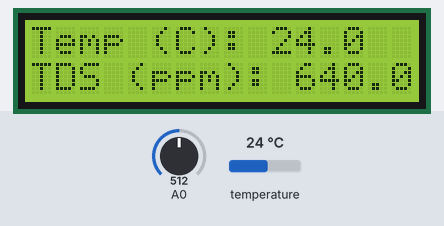
Recording of a sketch running on a simulated Arduino Uno, built with avr-gcc and run on an emulated ATmega328P. Shown: 16×2 character LCD. The inputs (shaded band) are chosen by the test bench; at power-on: temperature 24 °C, A0 = 512. What the sketch prints to the serial monitor is not drawn.

Above: at 3.3 s.
3.4 s: temperature set to 12 °C
At 5.0 s:
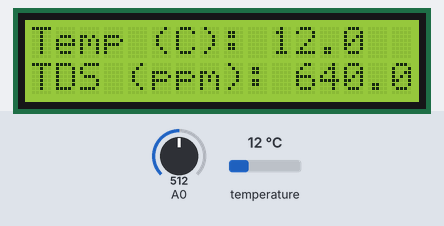
6.2 s: A0 set to 716
At 7.5 s:
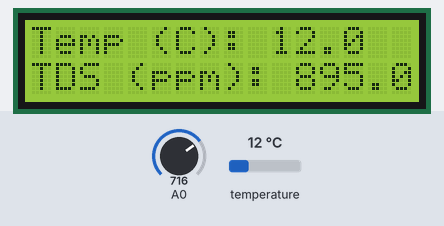
8.7 s: temperature set to 19 °C
At 11.2 s:
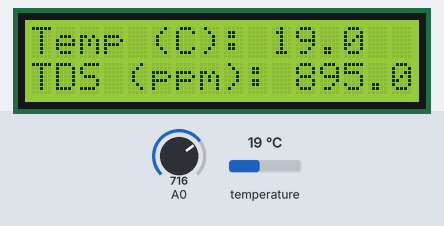
11.6 s: A0 set to 900
At 12.6 s:
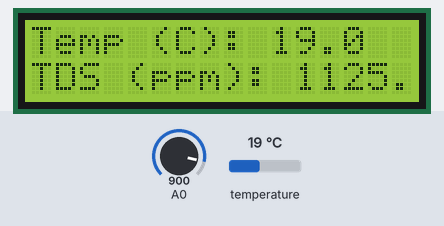
14.1 s: temperature set to 28 °C
At 16.4 s:
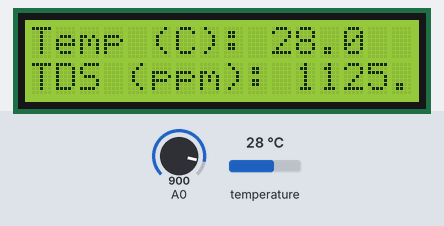
16.9 s: A0 set to 1023
At 17.8 s:
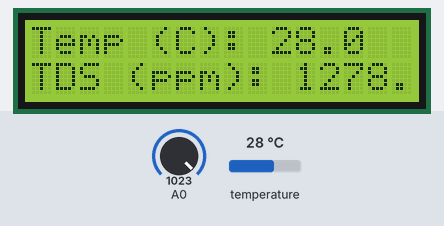
Timing chart, 0 to 19.9 s (numbered marks = the images above; inputs shaded):
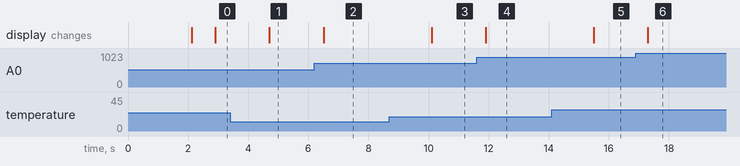

The sketch:

SENSOR.ino
```cpp
#include <OneWire.h>
#include <DallasTemperature.h>
#include <LiquidCrystal_I2C.h>

// Define DS18B20 temperature sensor pin
#define ONE_WIRE_BUS 2

// Initialize OneWire and DS18B20 libraries
OneWire oneWire(ONE_WIRE_BUS);
DallasTemperature sensors(&oneWire);

// Initialize LCD with I2C address 0x27 (16 columns, 2 rows)
LiquidCrystal_I2C lcd(0x27, 16, 2);

void setup() {
    Serial.begin(9600);  // Start Serial Monitor at 9600 baud
    lcd.begin(16, 2);    // Initialize LCD
    lcd.backlight();     // Turn on LCD backlight
    sensors.begin();     // Start temperature sensor

    // Display Welcome Message
    lcd.setCursor(0, 0);
    lcd.print("Smart Water Mon.");
    lcd.setCursor(0, 1);
    lcd.print("Initializing...");
    delay(2000);
    lcd.clear();
}

void loop() {
    // Get temperature from DS18B20
    sensors.requestTemperatures();
    float temperatureC = sensors.getTempCByIndex(0);

    // Get TDS sensor value (connected to A0)
    float sensorValue = analogRead(A0);
    float tdsValue = sensorValue * 1.25; // Convert analog reading to TDS (ppm)

    // Display on LCD
    lcd.clear();
    lcd.setCursor(0, 0);
    lcd.print("Temp (C): ");
    lcd.print(temperatureC, 1); // Display with 1 decimal place
    lcd.setCursor(0, 1);
    lcd.print("TDS (ppm): ");
    lcd.print(tdsValue, 1);

    // Print to Serial Monitor
    Serial.print("Temperature: ");
    Serial.print(temperatureC, 1);
    Serial.println(" °C");

    Serial.print("TDS Value: ");
    Serial.print(tdsValue, 1);
    Serial.println(" ppm");

    delay(1000); // Delay before next reading
}
```

Measured:
- after the input at 3.4 s, the display: changes after 1.3 s (image 1)
- after the input at 6.2 s, the display: changes after 0.31 s (image 2)
- after the input at 8.7 s, the display: changes after 1.4 s (image 3)
- after the input at 11.6 s, the display: changes after 0.30 s (image 4)
- after the input at 14.1 s, the display: changes after 1.4 s (image 5)
- after the input at 16.9 s, the display: changes after 0.40 s (image 6)
